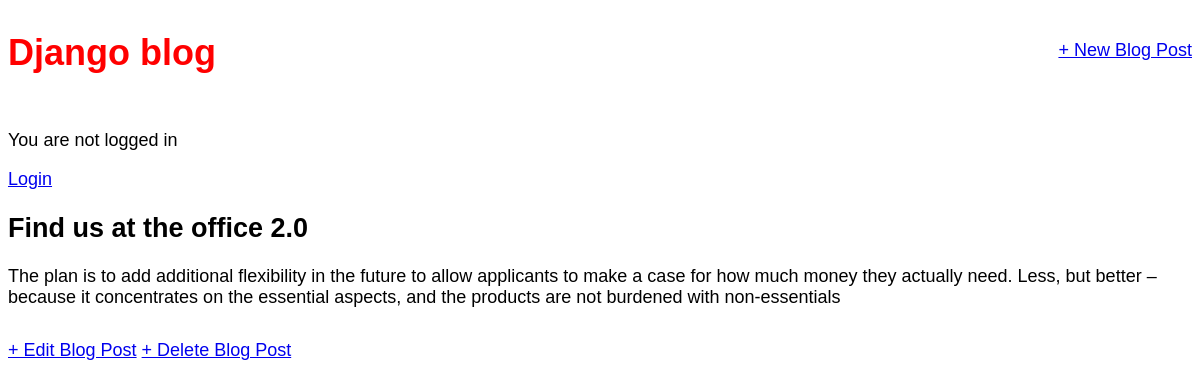
The app's page /post/1/ with its own data.
### blog/models.py (models this page shows, shortened)
class Post(models.Model):
    title = models.CharField(max_length=200)
    author = models.ForeignKey(
        'auth.User',
        on_delete=models.CASCADE
    )
    body = models.TextField()

### blog/views.py (the view)
# urls.py: path('post/<int:pk>/', BlogDetailView.as_view(), name='post_detail'),
class BlogDetailView(DetailView):
    model = Post
    template_name = 'post_detail.html'

### templates/post_detail.html
{% extends 'base.html' %}
{% block content %}
<div class="post-entry">
  <h2>{{ post.title }}</h2>
  <p>{{ post.body }}</p>
</div>
<a href="{% url 'post_edit' post.pk %}">+ Edit Blog Post</a>
<a href="{% url 'post_delete' post.pk %}">+ Delete Blog Post</a>
{% endblock content %}

### static/css/base.css (style rules this page uses)
body { font-family: "Source Sans Pro", sans-serif; font-size: 18px; }
.post-entry { margin-bottom: 2rem; }
.post-entry h2 { margin: 0.5rem 􏰁; }
.post-entry p { margin: 􏰁; font-weight: 400; }

### records on screen
Post: title "Find us at the office 2.0", body "The plan is to add additional flexibility in the future to allow applicants to make a case for how much money they actually need. Less, but better – because it concentrates on the essential aspects, and the products are not burdened with non-essentials"
